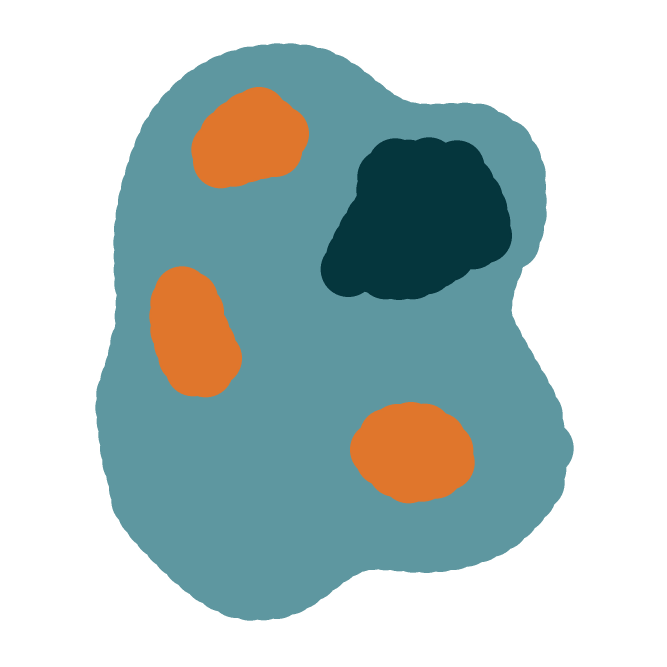
#> input picture exercise_image_segmentation/blob1.jpg, 2000 x 2000 px (shown at 1/3 size)
$ jupyter execute ImageSegmentationExercise_ENL.ipynb
#> lines starting #> are read from the running program, lines starting #| are printed output that depends on the picture; long printed decimals are rounded
[cell 1]
# Finding the area of the image that is orange... this is a very brute force way...

[cell 2]
from PIL import Image
from matplotlib import pyplot as plt
from scipy import stats
import cv2
import numpy as np

[cell 3]
# first make a list of all the pixels
img = Image.open('blob1.jpg')
#> img is the input picture: PIL image 2000x2000 RGB; mean R, G, B 180.9, 198, 197.1
plt.imshow(img)
plt.show()

[cell 4]
width, height = img.size
#> width = 2000; height = 2000
p = 0
newPixel = [0] * (width*height)
for pixel in img.getdata():
    newPixel[p] = (pixel[0] * .8) + (pixel[1] * .8) + (pixel[2] * .1) # flatten RGB into one digit: arbitrarily chose these numbers to make the "orange" stand out more
    p += 1
#> after the loop, newPixel = 4000000 items; p = 4000000

[cell 5]
newImg = np.reshape(newPixel,[width,height])
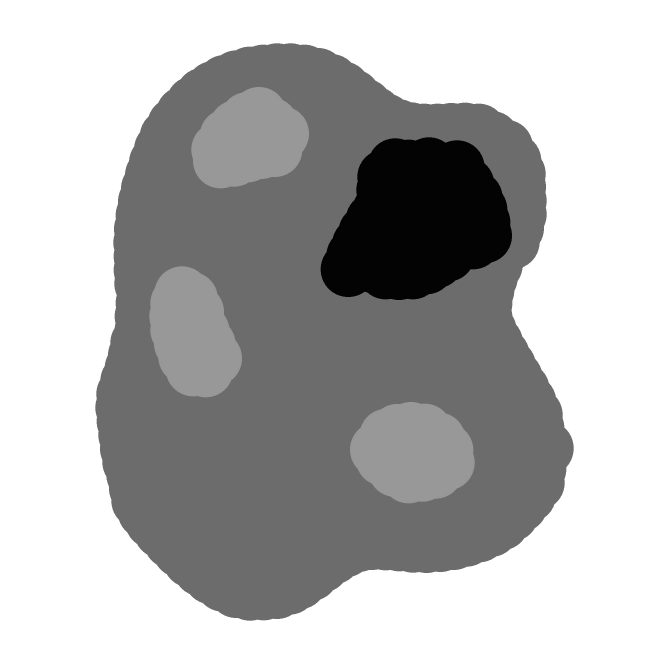
#> newImg: shape (2000, 2000) float64 (shown at 1/3 size); min 48.5, max 433.5, mean 322.8; drawn with min black and max white
plt.imshow(newImg)
plt.show()
np.unique(newImg)
#> Out = 231 values from 48.5 to 433.5

[cell 6]
orangeArea = 0
otherArea = 0

for pixel in newPixel:
    if pixel > 270 and pixel < 290:
        orangeArea += 1
    else:
        otherArea += 1
#> after the loop, orangeArea = 244357; otherArea = 3755643
# print('other area=' + str(otherArea)+', orangeArea='+str(orangeArea))
percentOrange = (orangeArea / otherArea) * 100
#> percentOrange = 6.51
print('Image is ' + str(round(percentOrange,2)) +'% orange')
#| Image is 6.51% orange

[cell 7]
# way to check/ test?!?!

[cell 8]
plt.imshow(newImg)
plt.show()
print(str(newImg[1,1])) # yellow
#| 433.5
print((newImg[1250,1000])) # teal
#| 212.0
print((newImg[750,1250]))# purple
#| 53.300
print((newImg[1500,1250]))# "orange"
#| 278.0


$ run again, with exercise_image_segmentation/concentric_blobs_example.jpg copied over exercise_image_segmentation/blob1.jpg
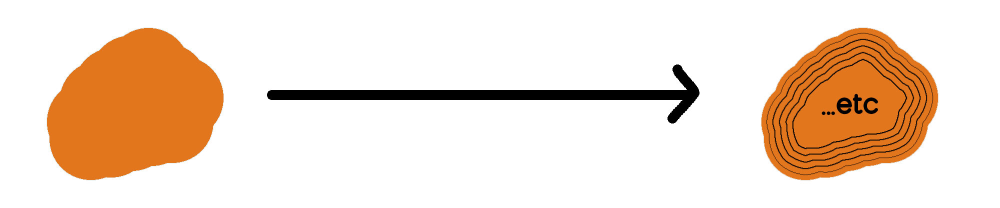
#> input picture exercise_image_segmentation/concentric_blobs_example.jpg, 2000 x 416 px (shown at 1/2 size)
#> img is the input picture: PIL image 2000x416 RGB; mean R, G, B 241.1, 222, 206.1
#> after the loop `for pixel in img.getdata():`: newPixel = 832000 items; p = 832000
#> `newImg = np.reshape(newPixel,[width,height])`:
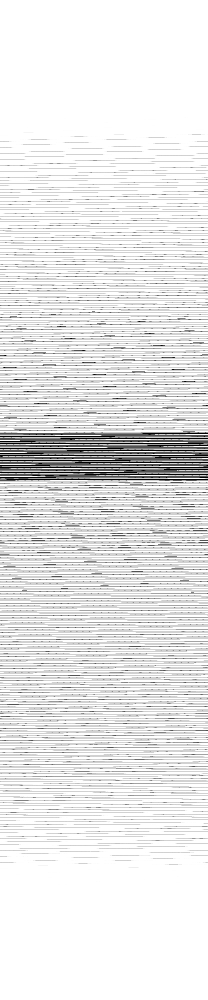
#> newImg: shape (2000, 416) float64 (shown at 1/2 size); min 0, max 433.5, mean 391.1; drawn with min black and max white
#> Out = 4993 values from 0 to 433.5
#> after the loop `for pixel in newPixel:`: orangeArea = 131058; otherArea = 700942
#> percentOrange = 18.7
#| Image is 18.7% orange
#| 433.5
